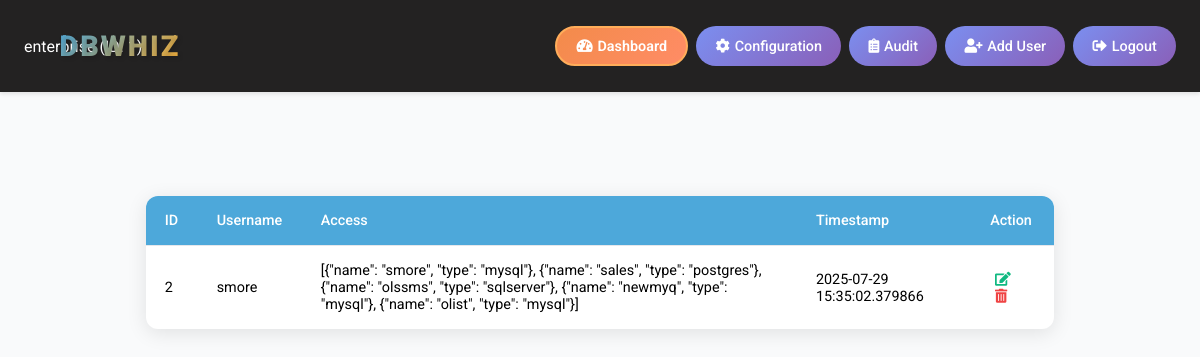
Screenshot of /admin_console (signed in) with the database file from the repository.
### models.py (models this page shows)
class Enterprise(db.Model):
    __bind_key__ = 'admin'
    __tablename__ = 'enterprise'
    id = db.Column(db.Integer, primary_key=True)
    name = db.Column(db.String(128), unique=True, nullable=False)
    mysql_host = db.Column(db.String(128))
    mysql_port = db.Column(db.Integer, default=3306)
    mysql_admin_user = db.Column(db.String(128))
    mysql_admin_password = db.Column(db.String(128))
    postgres_host = db.Column(db.String(128))
    postgres_port = db.Column(db.Integer, default=5432)
    postgres_admin_user = db.Column(db.String(128))
    postgres_admin_password = db.Column(db.String(128))
    created_at = db.Column(db.DateTime, default=datetime.utcnow)
    sqlserver_host = db.Column(db.String(128))
    sqlserver_port = db.Column(db.Integer, default=1433)
    sqlserver_instance = db.Column(db.String(128))  # New column for instance name
    sqlserver_admin_user = db.Column(db.String(128))
    sqlserver_admin_password = db.Column(db.String(128))
    users = db.relationship('User', backref='user_enterprise', lazy=True)
    admin_users = db.relationship('AdminUser', backref='admin_enterprise', lazy=True)
    shared_databases = db.relationship('SharedDatabase', backref='database_enterprise', lazy=True)
    audit_logs = db.relationship('AdminLog', backref='log_enterprise', lazy=True)
    chat_threads = db.relationship('ChatThread', backref='thread_enterprise', lazy=True)

class User(db.Model, UserMixin):
    __bind_key__ = 'admin'
    id = db.Column(db.Integer, primary_key=True)
    username = db.Column(db.String(100), nullable=False)
    password = db.Column(db.String(255), nullable=False)
    mysql_password = db.Column(db.String(120))
    postgres_password = db.Column(db.String(120))
    sqlserver_password = db.Column(db.String(120))
    access = db.Column(db.Text)
    timestamp = db.Column(db.DateTime, default=datetime.utcnow)
    enterprise_id = db.Column(db.Integer, db.ForeignKey('enterprise.id'), nullable=False)
    __table_args__ = (
        db.UniqueConstraint('username', 'enterprise_id', name='unique_username_per_enterprise'),
    )

### main.py (the view)
@app.route('/admin_console')
@require_enterprise_auth
def admin_console():
    enterprise = get_current_enterprise()
    if not enterprise:
        flash("Enterprise not found", 'error')
        return redirect(url_for('verify_secret'))
    users = User.query.filter_by(enterprise_id=enterprise.id).all()
    return render_template('adminconsole.html',
                         users=users,
                         enterprise=enterprise)

### main.py (called while the page is built)
def get_current_enterprise():
    if 'enterprise_id' not in session:
        return None
    return Enterprise.query.get(session['enterprise_id'])

def require_enterprise_auth(f):
    @wraps(f)
    def decorated_function(*args, **kwargs):
        if 'enterprise_id' not in session:
            flash("Please log into an enterprise first", 'error')
            return redirect(url_for('verify_secret'))
        return f(*args, **kwargs)
    return decorated_function

### templates/adminconsole.html (shortened to what this page needs)
<!DOCTYPE html>
<html lang="en">
<head>
    <link rel="stylesheet" href="https://cdnjs.cloudflare.com/ajax/libs/font-awesome/5.15.4/css/all.min.css">
</head>
<body>
    <div class="navbar">
        <div class="navbar-logo">DBWHIZ</div>
        <div class="enterprise-info">
            <span class="enterprise-name">{{ enterprise.name }}</span>
            <span class="enterprise-id">(ID: {{ enterprise.id }})</span>
        </div>
        <div class="navbar-buttons">
            <a href="/admin_console" class="nav-button active"><i class="fas fa-tachometer-alt"></i> Dashboard</a>
            <a href="/configuration" class="nav-button"><i class="fas fa-cog"></i> Configuration</a>
            <a href="/audit_page" class="nav-button"><i class="fas fa-clipboard-list"></i> Audit</a>
            <a href="/signup" class="nav-button"><i class="fas fa-user-plus"></i> Add User</a>
            <a href="/logout" class="nav-button"><i class="fas fa-sign-out-alt"></i> Logout</a>
        </div>
    </div>
    <div class="content">
        <table class="user-table">
            <thead>
                <tr>
                    <th>ID</th>
                    <th>Username</th>
                    <th>Access</th>
                    <th>Timestamp</th>
                    <th>Action</th>
                </tr>
            </thead>
            <tbody>
                {% for user in enterprise.users %}
                <tr>
                    <td>{{ user.id }}</td>
                    <td>{{ user.username }}</td>
                    <td>{{ user.access }}</td>
                    <td>{{ user.timestamp }}</td>
                    <td class="action-icons">
                        <a href="/admin_update?username={{ user.username }}" title="Edit User">
                            <i class="fas fa-edit edit-icon"></i>
                        </a>
                        <form action="/delete_user" method="post" style="display:inline;"
                              onsubmit="return confirm('Are you sure you want to delete user {{ user.username }}? This action cannot be undone.');">
                            <button type="submit" style="border:none; background:none; padding:0; cursor:pointer;">
                                <i class="fas fa-trash-alt delete-icon" title="Delete User"></i>
                            </button>
                        </form>
                    </td>
                </tr>
                {% endfor %}
            </tbody>
        </table>
    </div>
</body>
</html>

### templates/adminconsole.html (style rules this page uses)
:root { --primary-color: #4da8da; --secondary-color: #232222; --accent-color: #6bb9e6; --background-color: #f9fafb; --text-color: #333333; --success-color: #3c763d; --error-color: #a94442; --info-color: #31708f; --border-color: #e5e7eb; }
body { font-family: 'Roboto', sans-serif; background: var(--background-color); margin: 0; padding: 0; display: flex; flex-direction: column; min-height: 100vh; }
.navbar { background-color: var(--secondary-color); padding: 1rem 1.5rem; display: flex; align-items: center; color: white; height: 60px; box-shadow: 0 2px 4px rgba(0, 0, 0, 0.1); position: relative; }
.navbar-logo { position: absolute; left: 10%; transform: translateX(-50%); font-size: 1.8rem; font-weight: 900; font-family: 'Roboto', sans-serif; background: linear-gradient(135deg, #4da8da, #fbb034); -webkit-background-clip: text; -webkit-text-fill-color: transparent; text-shadow: 2px 2px 4px rgba(0,0,0,0.15); letter-spacing: 2px; }
.navbar-buttons { display: flex; gap: 0.5rem; position: absolute; right: 1.5rem; }
.nav-button { background: linear-gradient(135deg, #7b8ff0 0%, #8a5fb8 100%); color: #fff; padding: 0.6rem 1.2rem; border: none; border-radius: 20px; cursor: pointer; font-weight: 500; font-size: 0.9rem; text-decoration: none; display: inline-flex; align-items: center; gap: 0.3rem; transition: background-color 0.3s, transform 0.2s; }
.nav-button.active { background: linear-gradient(135deg, #f38b4a, #ff8c66); border: 2px solid #ffad5a; color: white; font-weight: 600; }
.nav-button i { font-size: 0.9rem; }
.content { flex: 1; display: flex; flex-direction: column; align-items: center; padding: 2rem; }
.user-table { width: 80%; max-width: 1000px; margin: 1.5rem auto; border-collapse: separate; border-spacing: 0; background: white; border-radius: 12px; overflow: hidden; box-shadow: 0 4px 20px rgba(0, 0, 0, 0.1); }
.user-table th, .user-table td { padding: 1rem 1.2rem; text-align: left; border-bottom: 1px solid var(--border-color); font-size: 0.9rem; }
.user-table th { background-color: var(--primary-color); color: white; font-weight: 500; }
.user-table tr:last-child td { border-bottom: none; }
.action-icons a, .action-icons form { display: inline-block; margin: 0 0.3rem; }
.action-icons i { font-size: 14px; cursor: pointer; transition: color 0.3s; }
.action-icons .edit-icon { color: #10b981; }
.action-icons .delete-icon { color: #ef4444; }

### rows the page displays
Enterprise: name "enterprise", id "1"
User: id "2", username "smore", access "[{\"name\": \"smore\", \"type\": \"mysql\"}, {\"name\": \"sales\", \"type\": \"postgres\"}, {\"name\": \"olssms\", \"type\": \"sqlserver\"}, {\"name\": \"newmyq\", \"type\": \"mysql\"}, {\"name\": \"olist\", \"type\": \"mysql\"}]", timestamp "2025-07-29 15:35:02.379866"
